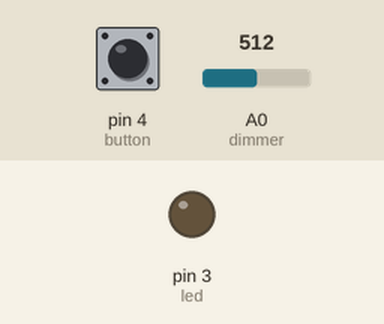
Simulated run of this sketch. Board: Arduino Uno, built with avr-gcc and run on an emulated ATmega328P. Shown: output pins drawn as LEDs (lit = HIGH). The test bench sets the inputs (shaded band); at power-on: pin 4 (button) LOW, A0 (dimmer) = 512.

Above: at 1.2 s.
1.3 s: pin 4 (button) pulled HIGH for 0.15 s
At 1.9 s:
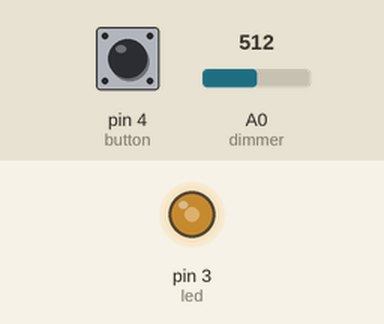
2.9 s: A0 (dimmer) set to 716
At 3.6 s:
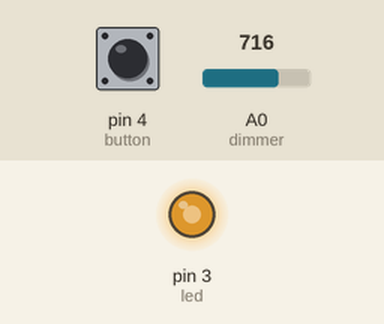
4.4 s: A0 (dimmer) set to 900
At 4.7 s:
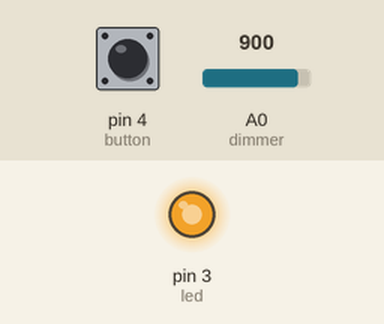
5.9 s: A0 (dimmer) set to 122
At 7.0 s:
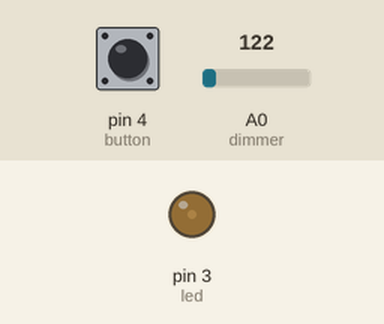
7.4 s: pin 4 (button) pulled HIGH for 1 s
At 8.9 s:
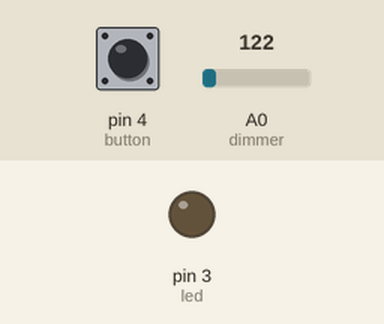
9.9 s: pin 4 (button) pulled HIGH for 3.2 s
At 13.7 s:
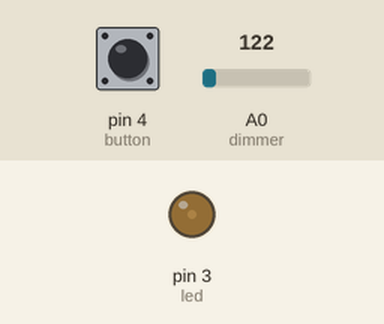
Timing chart, 0 to 15.2 s (numbered marks = the images above; inputs shaded):
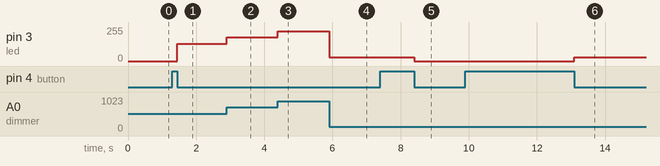

The sketch:

ardu.ino
```cpp
#define led 3
#define button 4
#define dimmer A0

int current;
int previous;

bool light;

int intensity;

int conversionFactor = 4.012;

void setup() {
  Serial.begin(9600);
  pinMode(led, OUTPUT);
  pinMode(button, INPUT);
  pinMode(dimmer, INPUT);
}

void loop() {
  current = digitalRead(button);

  if(previous && !current) {
    light = !light;
  }

  if(light) {
    intensity = analogRead(dimmer);
    analogWrite(led, intensity / conversionFactor);
  } else {
    analogWrite(led, 0);
  }

  previous = current;
}
```

Measured:
- after the input at 1.3 s, pin 3 (led): 0/255 → 128/255 after 0.15 s
- after the input at 2.9 s, pin 3 (led): 128/255 → 179/255 at once
- after the input at 4.4 s, pin 3 (led): 179/255 → 225/255 at once
- after the input at 5.9 s, pin 3 (led): 225/255 → 30/255 at once
- after the input at 7.4 s, pin 3 (led): 30/255 → 0/255 after 1.0 s
- after the input at 9.9 s, pin 3 (led): 0/255 → 30/255 after 3.2 s
